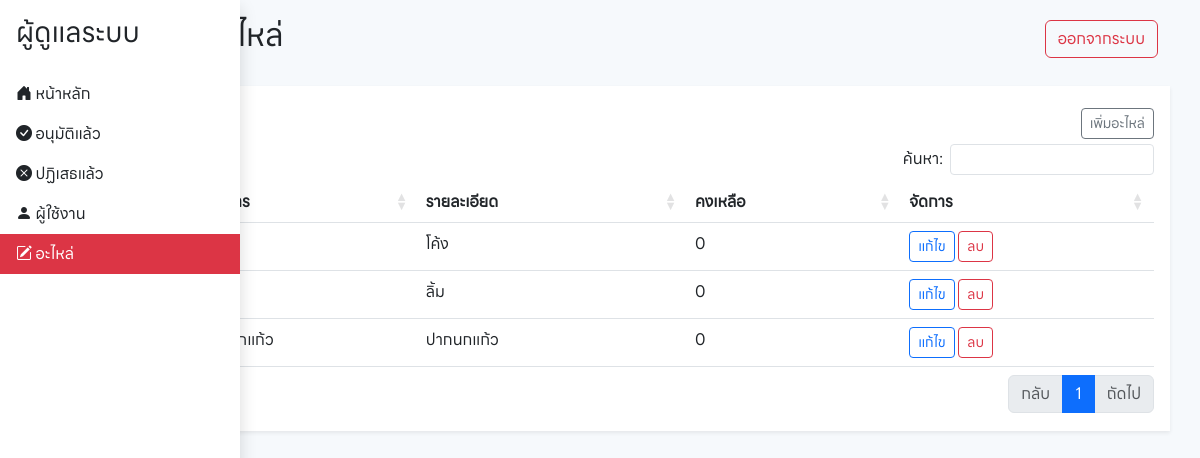
Before: /admin/index.php?page=parts (signed in) with the older database file.
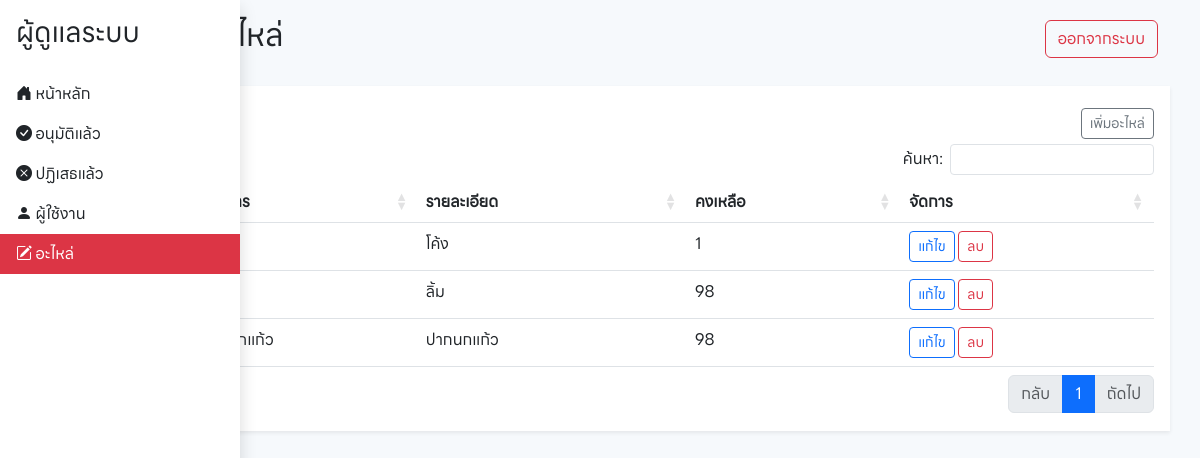
After: the same page with the newer database file.
### tables this page shows
CREATE TABLE `parts` (
  `id` bigint(20) NOT NULL,
  `img` varchar(100) NOT NULL,
  `name` varchar(50) NOT NULL,
  `description` varchar(40) NOT NULL,
  `stock` int(10) NOT NULL
);

### admin/parts/parts.php (the view, shortened to what this page needs)
<?php
$sql = "SELECT * FROM parts";
$query = mysqli_query($conn,$sql);
?>
<div class="row">
    <div class="col-md-12 bg-white shadow-sm p-3">
    <div class="d-flex justify-content-between align-items-center">
            <h3>รายการอะไหล่</h3>
            <a class="btn btn-sm btn-outline-secondary" href="?page=add_part">เพิ่มอะไหล่</a>
        </div>
        <div class="table-responsive">
            <table class="table table-hover" id="parts">
                <thead>
                    <tr>
                        <th>ไอดี</th>
                        <th>รายการ</th>
                        <th>รายละเอียด</th>
                        <th>คงเหลือ</th>
                        <th>จัดการ</th>
                    </tr>
                </thead>
                <tbody>
                    <?php
                    while($row = mysqli_fetch_array($query)) {
                    ?>
                    <tr>
                        <td><?php echo $row['id'] ?></td>
                        <td><?php echo $row['name'] ?></td>
                        <td><?php echo $row['description'] ?></td>
                        <td><?php echo $row['stock'] ?></td>
                        <td>
                            <a class="btn btn-sm btn-outline-primary" href="?page=edit_part&id=<?php echo $row['id'] ?>">แก้ไข</a>
                            <a class="btn btn-sm btn-outline-danger delete" data-bs-target="#confirm" data-bs-toggle="modal">ลบ</a>
                        </td>
                    </tr>
                    <?php } ?>
                </tbody>
            </table>
        </div>
    </div>
</div>

Changed rows visible on the page:
changed parts "โค้ง": stock "0" → "1"
changed parts (number 2 of 3 on the later page): stock "0" → "98"
changed parts "ปากนกแก้ว": stock "0" → "98"
